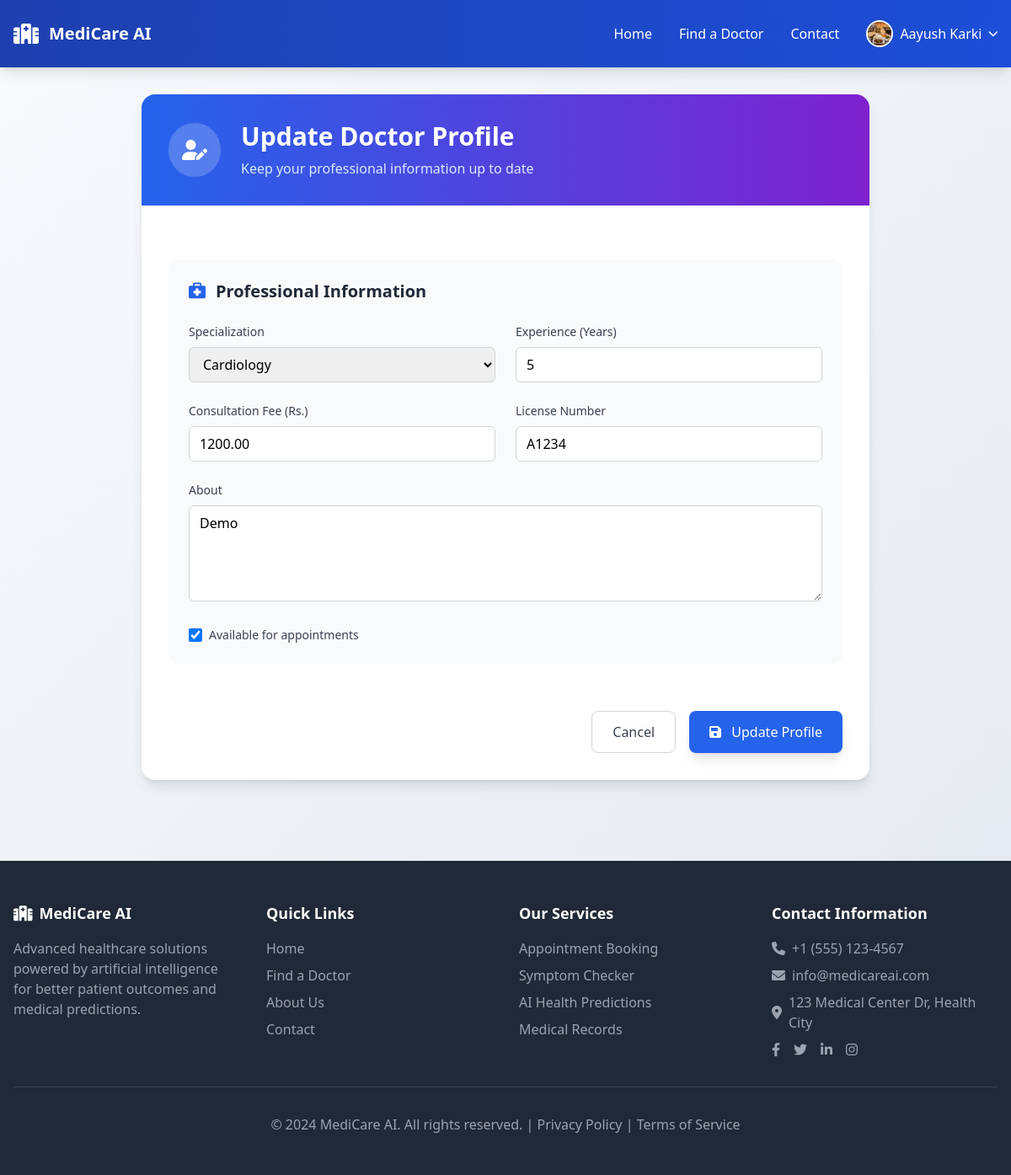
/doctors/profile/update/ (signed in), run on the app's committed database.
### users/models.py (models this page shows, shortened)
class Profile(models.Model):
    ROLE_CHOICES = [
        ('patient', 'Patient'),
        ('doctor', 'Doctor'),
        ('admin', 'Admin'),
    ]
    user = models.OneToOneField(User, on_delete=models.CASCADE)
    role = models.CharField(max_length=10, choices=ROLE_CHOICES, default='patient')
    phone = models.CharField(max_length=20, blank=True, null=True)
    date_of_birth = models.DateField(null=True, blank=True)
    address = models.TextField(blank=True, null=True)
    profile_picture = models.ImageField(
        upload_to='profiles/',
        default='profiles/default.png',
        blank=True,
        null=True
    )
    created_at = models.DateTimeField(auto_now_add=True)
    updated_at = models.DateTimeField(auto_now=True)

### doctors/models.py (models this page shows, shortened)
class Doctor(models.Model):
    SPECIALIZATION_CHOICES = [
        ('cardiology', 'Cardiology'),
        ('neurology', 'Neurology'),
        ('pediatrics', 'Pediatrics'),
        ('orthopedics', 'Orthopedics'),
        ('dermatology', 'Dermatology'),
        ('psychiatry', 'Psychiatry'),
        ('general', 'General Medicine'),
        ('dentistry', 'Dentistry'),
        ('ophthalmology', 'Ophthalmology'),
        ('surgery', 'Surgery'),
    ]
    user = models.OneToOneField(User, on_delete=models.CASCADE)
    specialization = models.CharField(max_length=50, choices=SPECIALIZATION_CHOICES)
    experience = models.IntegerField(default=0)
    about = models.TextField(blank=True)
    consultation_fee = models.DecimalField(max_digits=10, decimal_places=2, default=0)
    license_number = models.CharField(max_length=50, blank=True)
    is_available = models.BooleanField(default=True)
    created_at = models.DateTimeField(auto_now_add=True)
    updated_at = models.DateTimeField(auto_now=True)

### doctors/views.py (the view)
# urls.py: path('profile/update/', views.update_doctor_profile, name='update_doctor_profile'),
@login_required
def update_doctor_profile(request):
    if not hasattr(request.user, 'doctor'):
        messages.error(request, 'You are not registered as a doctor.')
        return redirect('users:dashboard')
    doctor = request.user.doctor
    if request.method == 'POST':
        form = DoctorForm(request.POST, instance=doctor)
        if form.is_valid():
            form.save()
            messages.success(request, 'Doctor profile updated successfully!')
            return redirect('doctors:doctor_dashboard')
    else:
        form = DoctorForm(instance=doctor)
    context = {
        'form': form,
        'doctor': doctor,
    }
    return render(request, 'doctors/update_doctor_profile.html', context)

### templates/doctors/update_doctor_profile.html (shortened to what this page needs)
{% extends 'base.html' %}
{% block content %}
<div class="max-w-4xl mx-auto px-4 py-8">
    <div class="bg-white rounded-2xl shadow-lg overflow-hidden fade-in">
        <div class="bg-gradient-to-r from-blue-600 to-purple-700 p-8 text-white">
            <div class="flex items-center space-x-6">
                <div class="bg-white bg-opacity-20 rounded-full p-4">
                    <i class="fas fa-user-edit text-2xl"></i>
                </div>
                <div>
                    <h1 class="text-3xl font-bold mb-2">Update Doctor Profile</h1>
                    <p class="text-blue-100">Keep your professional information up to date</p>
                </div>
            </div>
        </div>
        <div class="p-8">
            <form method="POST" class="space-y-8">
                <div class="bg-gray-50 rounded-xl p-6">
                    <h2 class="text-xl font-bold text-gray-800 mb-6 flex items-center">
                        <i class="fas fa-briefcase-medical mr-3 text-blue-600"></i>
                        Professional Information
                    </h2>
                    <div class="grid grid-cols-1 md:grid-cols-2 gap-6">
                        <div>
                            <label class="block text-sm font-medium text-gray-700 mb-2">Specialization</label>
                            {{ form.specialization }}
                        </div>
                        <div>
                            <label class="block text-sm font-medium text-gray-700 mb-2">Experience (Years)</label>
                            {{ form.experience }}
                        </div>
                        <div>
                            <label class="block text-sm font-medium text-gray-700 mb-2">Consultation Fee (Rs.)</label>
                            {{ form.consultation_fee }}
                        </div>
                        <div>
                            <label class="block text-sm font-medium text-gray-700 mb-2">License Number</label>
                            {{ form.license_number }}
                        </div>
                        <div class="md:col-span-2">
                            <label class="block text-sm font-medium text-gray-700 mb-2">About</label>
                            {{ form.about }}
                        </div>
                        <div class="flex items-center">
                            {{ form.is_available }}
                            <label class="ml-2 text-sm font-medium text-gray-700">Available for appointments</label>
                        </div>
                    </div>
                </div>
                <div class="flex justify-end space-x-4 pt-6">
                    <a href="{% url 'doctors:doctor_dashboard' %}"
                       class="px-6 py-3 border border-gray-300 text-gray-700 rounded-lg hover:bg-gray-50 transition duration-300 font-medium">
                        Cancel
                    </a>
                    <button type="submit"
                            class="px-6 py-3 bg-blue-600 text-white rounded-lg hover:bg-blue-700 transition duration-300 font-medium shadow-lg hover:shadow-xl transform hover:-translate-y-0.5">
                        <i class="fas fa-save mr-2"></i>
                        Update Profile
                    </button>
                </div>
            </form>
        </div>
    </div>
</div>
{% endblock %}

### templates/base.html (shortened to what this page needs)
<!DOCTYPE html>
<html lang="en">
<head>
    <script src="https://cdn.tailwindcss.com"></script>
    <link href="https://cdnjs.cloudflare.com/ajax/libs/font-awesome/6.0.0/css/all.min.css" rel="stylesheet">
</head>
<body class="healthcare-bg">
    <nav class="nav-gradient text-white shadow-lg sticky top-0 z-50">
        <div class="max-w-7xl mx-auto px-4">
            <div class="flex justify-between items-center h-20">
                <div class="flex items-center">
                    <i class="fas fa-hospital-alt text-white text-2xl mr-3"></i>
                    <span class="text-xl font-bold text-white">MediCare AI</span>
                </div>
                <div class="hidden md:flex items-center space-x-8">
                    <a href="{% url 'home' %}" class="text-white hover:text-blue-200 transition duration-300 font-medium">Home</a>
                    <a href="{% url 'doctors:doctors_list' %}" class="text-white hover:text-blue-200 transition duration-300 font-medium">Find a Doctor</a>
<a href="{% url 'contact:contact_page' %}" class="text-white hover:text-blue-600 transition duration-300 font-medium">Contact</a>
                    {% if user.is_authenticated %}
                        <div class="relative group">
                            <button class="flex items-center space-x-2 text-white hover:text-blue-200 transition duration-300 font-medium">
    <img class="w-8 h-8 rounded-full object-cover border-2 border-white"
         src="{% if user.profile.profile_picture %}{{ user.profile.profile_picture.url }}{% else %}https://www.shutterstock.com/image-vector/vector-flat-illustration-grayscale-avatar-600nw-2264922221.jpg{% endif %}"
         alt="Profile">
    <span>{{ user.get_full_name|default:user.username }}</span>
    <i class="fas fa-chevron-down text-xs"></i>
</button>
                        </div>
                    {% else %}
                        <a href="{% url 'login' %}" class="bg-white text-blue-700 px-6 py-2 rounded-lg hover:bg-blue-50 transition duration-300 font-medium">Login</a>
                        <a href="{% url 'register' %}" class="bg-green-600 text-white px-6 py-2 rounded-lg hover:bg-green-700 transition duration-300 font-medium">Register</a>
                    {% endif %}
                </div>
            </div>
        </div>
    </nav>
    <main>
        {% block content %}
        {% endblock %}
    </main>
    <footer class="bg-gray-800 text-white mt-16">
        <div class="max-w-7xl mx-auto px-4 py-12">
            <div class="grid grid-cols-1 md:grid-cols-4 gap-8">
                <div>
                    <h3 class="text-lg font-semibold mb-4 flex items-center">
                        <i class="fas fa-hospital-alt mr-2"></i> MediCare AI
                    </h3>
                    <p class="text-gray-400">Advanced healthcare solutions powered by artificial intelligence for better patient outcomes and medical predictions.</p>
                </div>
                <div>
                    <h4 class="text-lg font-semibold mb-4">Quick Links</h4>
                    <ul class="space-y-2 text-gray-400">
                        <li><a href="{% url 'home' %}" class="hover:text-white transition">Home</a></li>
                        <li><a href="{% url 'doctors:doctors_list' %}" class="hover:text-white transition">Find a Doctor</a></li>
                        <li><a href="#" class="hover:text-white transition">About Us</a></li>
                        <li><a href="#" class="hover:text-white transition">Contact</a></li>
                    </ul>
                </div>
                <div>
                    <h4 class="text-lg font-semibold mb-4">Our Services</h4>
                    <ul class="space-y-2 text-gray-400">
                        <li><a href="#" class="hover:text-white transition">Appointment Booking</a></li>
                        <li><a href="{% url 'ai_predictions:symptom_checker' %}" class="hover:text-white transition">Symptom Checker</a></li>
                        <li><a href="#" class="hover:text-white transition">AI Health Predictions</a></li>
                        <li><a href="#" class="hover:text-white transition">Medical Records</a></li>
                    </ul>
                </div>
                <div>
                    <h4 class="text-lg font-semibold mb-4">Contact Information</h4>
                    <div class="space-y-2 text-gray-400">
                        <p class="flex items-center">
                            <i class="fas fa-phone mr-2"></i> +1 (555) 123-4567
                        </p>
                        <p class="flex items-center">
                            <i class="fas fa-envelope mr-2"></i> info@medicareai.com
                        </p>
                        <p class="flex items-center">
                            <i class="fas fa-map-marker-alt mr-2"></i> 123 Medical Center Dr, Health City
                        </p>
                        <div class="flex space-x-4 mt-4">
                            <a href="#" class="text-gray-400 hover:text-white transition">
                                <i class="fab fa-facebook-f"></i>
                            </a>
                            <a href="#" class="text-gray-400 hover:text-white transition">
                                <i class="fab fa-twitter"></i>
                            </a>
                            <a href="#" class="text-gray-400 hover:text-white transition">
                                <i class="fab fa-linkedin-in"></i>
                            </a>
                            <a href="#" class="text-gray-400 hover:text-white transition">
                                <i class="fab fa-instagram"></i>
                            </a>
                        </div>
                    </div>
                </div>
            </div>
            <div class="border-t border-gray-700 mt-8 pt-8 text-center text-gray-400">
                <p>&copy; 2024 MediCare AI. All rights reserved. | <a href="#" class="hover:text-white transition">Privacy Policy</a> | <a href="#" class="hover:text-white transition">Terms of Service</a></p>
            </div>
        </div>
    </footer>
</body>
</html>

### templates/base.html (style rules this page uses)
.healthcare-bg { background: linear-gradient(135deg, #f8fafc 0%, #e2e8f0 100%); }
.fade-in { animation: fadeIn 0.5s ease-in-out; }
.nav-gradient { background: linear-gradient(90deg, #1e40af 0%, #1d4ed8 100%); }

### data on the page
Doctor: specialization "Cardiology", experience "5", consultation_fee "1200.00", license_number "A1234", about "Demo", is_available "☑"

### other printed values
{{ user.get_full_name|default:user.username }} "Aayush Karki"
